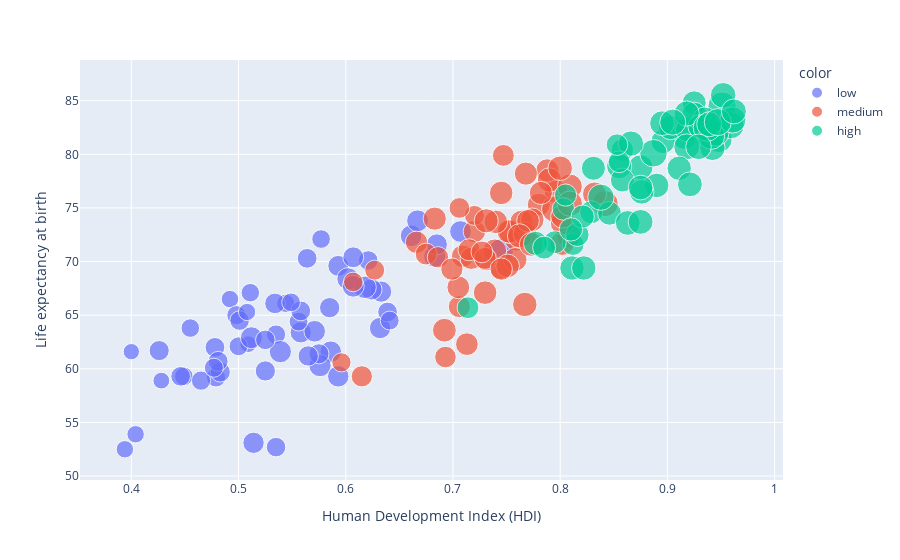

Notebook code cell kept with this figure:
### Code cell
mask = (dataset == '..').any(axis=1)

indexes = dataset[mask].index

truncated_df = dataset.drop(indexes)

truncated_df["Gross national income (GNI) per capita"] = pd.to_numeric(truncated_df["Gross national income (GNI) per capita"], errors="coerce")
truncated_df["Human Development Index (HDI) "] = pd.to_numeric(truncated_df["Human Development Index (HDI) "], errors="coerce")
truncated_df["Life expectancy at birth"] = pd.to_numeric(truncated_df["Life expectancy at birth"], errors="coerce")
truncated_df["Expected years of schooling"] = pd.to_numeric(truncated_df["Expected years of schooling"], errors="coerce")

test = pd.qcut(truncated_df["Gross national income (GNI) per capita"], 3, labels=["low", "medium", "high"])

fig = px.scatter(truncated_df, x="Human Development Index (HDI) ", y="Life expectancy at birth", size='Expected years of schooling', color= test, hover_data=["Human Development Index (HDI) "])
fig.show()

### Figure 1 — Plotly figure (JSON) as saved in the notebook; plotly's stock layout.template omitted (floating-point values rounded to 4 significant figures)
{"data": [{"hovertemplate": "color=low<br>Human Development Index (HDI) =%{x}<br>Life expectancy at birth=%{y}<br>Expected years of schooling=%{marker.size}<extra></extra>", "legendgroup": "low", "marker": {"color": "#636efa", "size": [10.3, 12.2, 12.4, 13, 10.8, 9.1, 10.7, 11.5, 13.1, 8, 8, 11.9, 12.3, 9.8, 7.4, 8.1, 9.7, 9.4, 12, 9.8, 10.6, 9.7, 10.1, 11.9, 10.7, 11.8, 12, 10.4, 10.1, 12.7, 7.4, 10.2, 9.4, 10.2, 10.9, 12.9, 12.6, 7, 10.1, 8.7, 10.4, 11.2, 12.4, 13.4, 9, 9.6, 10.3, 7.9, 9.2, 11.7, 9.2, 12.6, 13, 16, 9.4, 10.1, 11.5, 9.1, 10.9, 12.1], "sizemode": "area", "sizeref": 0.05275, "symbol": "circle"}, "mode": "markers", "name": "low", "orientation": "v", "showlegend": true, "type": "scatter", "x": [0.478, 0.586, 0.661, 0.683, 0.525, 0.449, 0.426, 0.593, 0.576, 0.404, 0.394, 0.558, 0.571, 0.479, 0.509, 0.492, 0.498, 0.5, 0.632, 0.465, 0.483, 0.535, 0.621, 0.633, 0.575, 0.624, 0.514, 0.481, 0.501, 0.512, 0.428, 0.639, 0.556, 0.446, 0.585, 0.602, 0.667, 0.4, 0.535, 0.544, 0.558, 0.534, 0.707, 0.618, 0.511, 0.477, 0.564, 0.508, 0.577, 0.685, 0.549, 0.607, 0.539, 0.745, 0.641, 0.525, 0.607, 0.455, 0.565, 0.593], "xaxis": "x", "y": [62, 61.6, 72.4, 70.5, 59.8, 59.3, 61.7, 69.6, 60.3, 53.9, 52.5, 63.4, 63.5, 59.2, 62.3, 66.5, 65, 62.1, 63.8, 58.9, 59.7, 63.2, 70.1, 67.2, 61.4, 67.4, 53.1, 60.7, 64.5, 62.9, 58.9, 65.3, 64.4, 59.3, 65.7, 68.4, 73.8, 61.6, 52.7, 66.1, 65.4, 66.1, 72.8, 67.6, 67.1, 60.1, 70.3, 65.3, 72.1, 71.6, 66.2, 67.7, 61.6, 71, 64.5, 62.7, 70.4, 63.8, 61.2, 59.3], "yaxis": "y"}, {"hovertemplate": "color=medium<br>Human Development Index (HDI) =%{x}<br>Life expectancy at birth=%{y}<br>Expected years of schooling=%{marker.size}<extra></extra>", "legendgroup": "medium", "marker": {"color": "#EF553B", "size": [14.4, 14.6, 14.2, 17.9, 13.1, 13.5, 15.7, 15.2, 13.2, 14.9, 13.8, 12.3, 15.6, 14.2, 14.4, 16.5, 14.4, 13.3, 14.5, 14.6, 13.8, 12.7, 9.7, 14.7, 13, 15.6, 18.7, 10.6, 13.7, 14.6, 12.1, 13.4, 10.6, 10.1, 11.3, 12.6, 15.2, 14.9, 15, 15.1, 14.2, 11.9, 13.6, 15.8, 13, 15.4, 13.1, 12.9, 14.7, 14.4, 13.6, 14.1, 13, 15.9, 15.4, 13.2, 15, 16.8, 12.5], "sizemode": "area", "sizeref": 0.05275, "symbol": "circle"}, "mode": "markers", "name": "medium", "orientation": "v", "showlegend": true, "type": "scatter", "x": [0.796, 0.745, 0.788, 0.842, 0.759, 0.745, 0.79, 0.808, 0.666, 0.692, 0.78, 0.693, 0.754, 0.768, 0.752, 0.809, 0.764, 0.72, 0.767, 0.74, 0.731, 0.675, 0.596, 0.73, 0.706, 0.802, 0.795, 0.627, 0.705, 0.774, 0.686, 0.709, 0.72, 0.607, 0.706, 0.747, 0.802, 0.758, 0.739, 0.832, 0.683, 0.615, 0.77, 0.767, 0.717, 0.762, 0.699, 0.715, 0.751, 0.802, 0.713, 0.782, 0.73, 0.8, 0.731, 0.745, 0.773, 0.809, 0.727], "xaxis": "x", "y": [76.5, 76.4, 78.5, 75.4, 72, 69.4, 77.6, 72.4, 71.8, 63.6, 75.3, 61.1, 72.8, 78.2, 72.8, 77, 73.7, 72.8, 72.6, 73.7, 70.2, 70.7, 60.6, 67.1, 65.8, 71.7, 74.9, 69.2, 67.6, 73.9, 70.4, 70.5, 74.3, 68.1, 75, 79.9, 73.6, 70.2, 71, 76.3, 74, 59.3, 73.8, 66, 70.3, 72.4, 69.3, 71.1, 69.6, 74.2, 62.3, 76.4, 70.3, 78.7, 73.8, 69.3, 71.6, 75.4, 70.9], "yaxis": "y"}, {"hovertemplate": "color=high<br>Human Development Index (HDI) =%{x}<br>Life expectancy at birth=%{y}<br>Expected years of schooling=%{marker.size}<extra></extra>", "legendgroup": "high", "marker": {"color": "#00cc96", "size": [13.3, 21.1, 16, 12.9, 16.3, 19.6, 14, 13.9, 16.4, 16.7, 15.1, 15.6, 18.7, 15.9, 19.1, 15.8, 17, 20, 12.5, 17.3, 15, 19.2, 18.9, 16.1, 16.2, 15.2, 15.8, 16.5, 15.3, 16.2, 15.2, 16.3, 14.4, 13.3, 16.8, 18.7, 20.3, 18.2, 14.6, 13.1, 16, 16.9, 12.6, 14.2, 15.8, 15.4, 12.3, 16.1, 13.9, 16.5, 17.7, 17.9, 19.4, 16.5, 14.5, 18.3, 15.7, 17.3, 16.3], "sizemode": "area", "sizeref": 0.05275, "symbol": "circle"}, "mode": "markers", "name": "high", "orientation": "v", "showlegend": true, "type": "scatter", "x": [0.858, 0.951, 0.916, 0.812, 0.875, 0.937, 0.829, 0.795, 0.936, 0.855, 0.858, 0.896, 0.948, 0.89, 0.94, 0.903, 0.942, 0.887, 0.714, 0.952, 0.846, 0.959, 0.945, 0.919, 0.895, 0.925, 0.811, 0.925, 0.831, 0.863, 0.935, 0.875, 0.93, 0.803, 0.918, 0.941, 0.937, 0.961, 0.816, 0.805, 0.876, 0.866, 0.855, 0.821, 0.822, 0.777, 0.853, 0.875, 0.785, 0.939, 0.918, 0.905, 0.947, 0.962, 0.81, 0.838, 0.911, 0.929, 0.921], "xaxis": "x", "y": [80.4, 84.5, 81.6, 71.6, 78.8, 81.9, 74.6, 71.8, 82.7, 78.9, 77.6, 81.2, 81.4, 77.1, 82, 82.5, 80.6, 80.1, 65.7, 85.5, 74.5, 82.7, 82, 82.3, 82.9, 84.8, 69.4, 83.7, 78.7, 73.6, 83.3, 73.7, 82.6, 74.9, 83.8, 81.7, 82.5, 83.2, 72.5, 76.2, 76.5, 81, 79.3, 74.2, 69.4, 71.7, 80.9, 76.9, 71.3, 82.8, 80.7, 83, 83, 84, 73, 76, 78.7, 80.7, 77.2], "yaxis": "y"}], "layout": {"legend": {"itemsizing": "constant", "title": {"text": "color"}, "tracegroupgap": 0}, "margin": {"t": 60}, "xaxis": {"anchor": "y", "domain": [0, 1], "title": {"text": "Human Development Index (HDI) "}}, "yaxis": {"anchor": "x", "domain": [0, 1], "title": {"text": "Life expectancy at birth"}}}}
